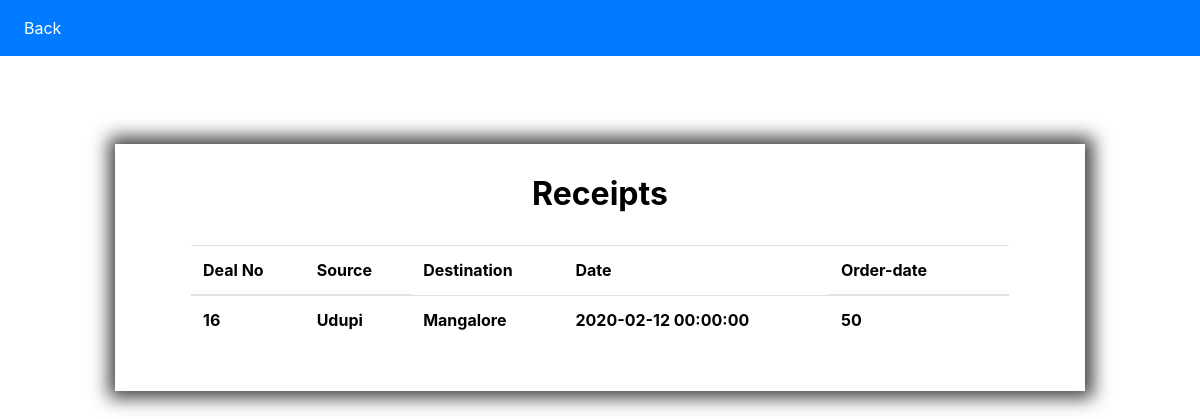
Page /new_re.php (signed in) on the committed database.
### tables this page shows
CREATE TABLE `bid_items` (
  `bidId` int(11) NOT NULL,
  `adId` int(11) NOT NULL,
  `status` int(11) NOT NULL,
  `userId` int(11) NOT NULL,
  `bid_price` int(11) NOT NULL,
  `adOwnerId` int(11) DEFAULT NULL,
  `isDelivered` varchar(55) DEFAULT 'Not Delivered',
  `CreatedAt` datetime DEFAULT NULL
);

CREATE TABLE `ad` (
  `AD_id` int(10) NOT NULL,
  `S_id` int(10) NOT NULL,
  `Source_ad` varchar(50) NOT NULL,
  `destination` varchar(200) NOT NULL,
  `luggage` varchar(50) NOT NULL,
  `type_luggage` varchar(50) NOT NULL,
  `weight` decimal(20,0) NOT NULL,
  `price` int(10) NOT NULL,
  `status` tinyint(1) NOT NULL DEFAULT 0,
  `order_date` date NOT NULL,
  `vehicle_type` varchar(200) NOT NULL,
  `add_requirement` varchar(200) NOT NULL,
  `ad_date` date NOT NULL
);

### new_re.php (the view, shortened to what this page needs)
<?php
require('Session.php');
?>
<!DOCTYPE html>
<html lang="en">
<head>
  <link rel="stylesheet" href="https://maxcdn.bootstrapcdn.com/bootstrap/4.0.0/css/bootstrap.min.css" />
  <link rel="stylesheet" href="https://use.fontawesome.com/releases/v5.5.0/css/all.css" />
  <link rel="stylesheet" type="text/css" href="css/logreg.css" />
</head>
<body>
  <nav class="navbar navbar-expand-sm bg-primary sticky-top">
    <ul class="navbar-nav">
      <li class="nav-item active">
        <a class="nav-link text-white" href="index.php">Back</a>
      </li>
    </ul>
  </nav>
  <div class="container-fluid">
    <div class="row">
      <div class="col-md-10 col-sm-8 col-xs-12 center_div" style="margin-top:4%;">
        <form class="form-container1" action="E_receipt.php" method="post">
          <h2 align="center"><b>Receipts </h2><br>
          <div class="container-fluid">
            <table class="table">
              <thead>
                <tr>
                  <th>Deal No </th>
                  <th>Source</th>
                  <td>Destination</td>
                  <td>Date</td>
                  <th>Order-date</th>
                  <th></th>
                </tr>
              </thead>
              <tbody>
                <?php
                $query = "SELECT ad.Source_ad, ad.destination, bid.CreatedAt, ad.AD_ID, bid.bid_price FROM `bid_items` bid
                INNER JOIN ad ON ad.AD_id = bid.adId WHERE bid.userId = 18 and bid.status = 1";
                $result = mysqli_query($con, $query) or die(mysqli_error($con));
                if (mysqli_num_rows($result) > 0) {
                  while ($row = mysqli_fetch_array($result)) {
                    $source = $row[0];
                    $no_destination = $row[1];
                    $order_date = $row[2];
                    $ad_id = $row[3];
                    $cost = $row[4];
                ?>
                    <tr>
                      <td> <?php echo $ad_id; ?></td>
                      <td> <?php echo $source; ?> </td>
                      <td><?php echo $no_destination; ?></td>
                      <td> <?php echo $order_date; ?></td>
                      <td> <?php echo $cost; ?></td>
                    </tr>
                <?php
                  }
                }
                ?>
              </tbody>
            </table>
          </div>
      </div>
    </div>
  </div>
</body>
</html>

### css/logreg.css (style rules this page uses)
.center_div { margin: 0 auto; width:80%; }
.form-container1 { border: 1px solid #fff; padding:30px 60px; margin-top:5vh; color:black; background-color:White; webkit-box-shadow: 1px 0px 17px 7px rgba(0,0,0,0.75); -moz-box-shadow: 1px 0px 17px 7px rgba(0,0,0,0.75); box-shadow: 1px 0px 17px 7px rgba(0,0,0,0.75); }

### new_re.php (style rules this page uses)
body { height: 100%; width: 100%; }

### rows in the picture
bid_items: adId.AD_id "16", adId.Source_ad "Udupi", adId.destination "Mangalore", CreatedAt "2020-02-12 00:00:00", bid_price "50"
